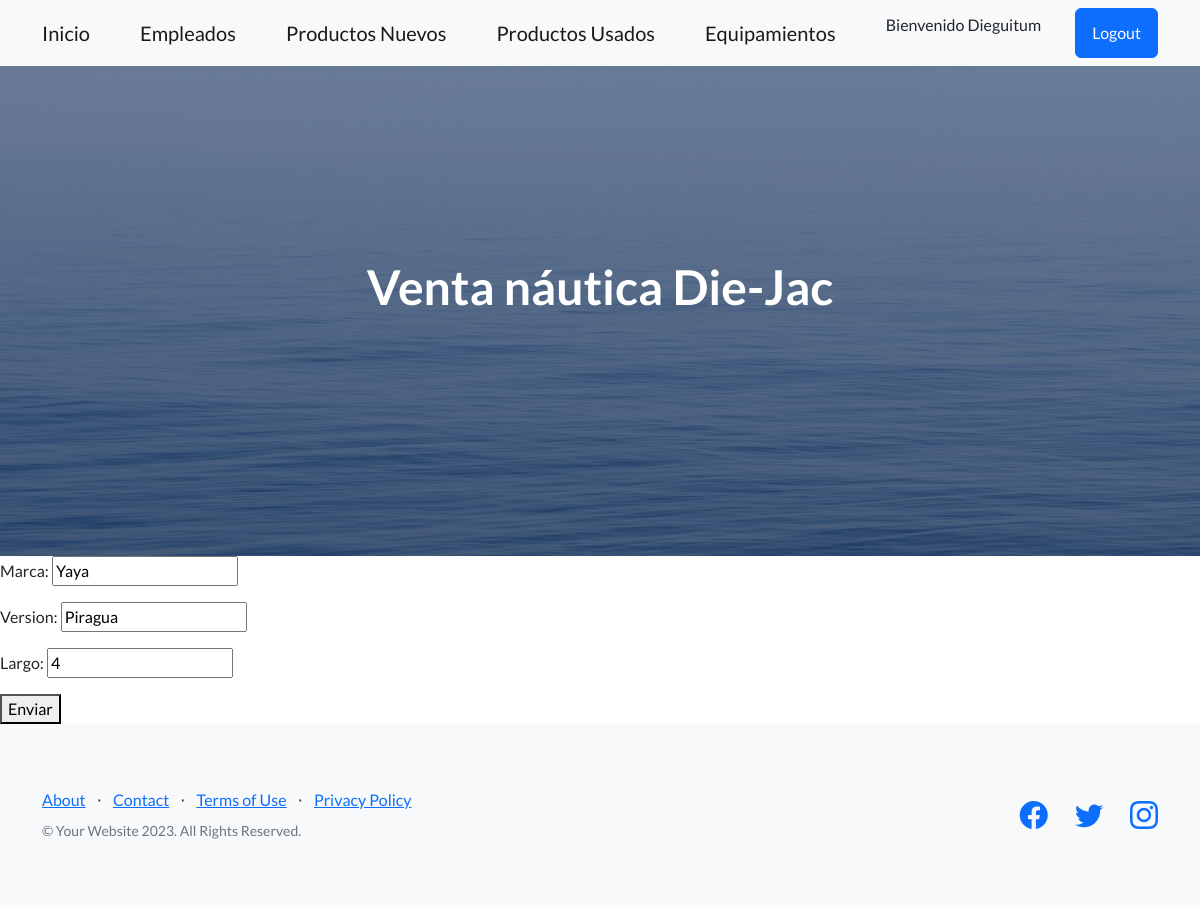
The page /AppProyectoFinal/ActualizaProductosUsados/1 (signed in) on the database its author committed.
### AppProyectoFinal/models.py (models this page shows, shortened)
class ProductosUsados(models.Model):
    marca = models.CharField(max_length=50)
    version = models.CharField(max_length=50)
    largo = models.IntegerField()

### AppProyectoFinal/views.py (the view)
# urls.py: path('ActualizaProductosUsados/<pk>', ProductosUsadosUpdate.as_view(), name='ActualizarProductosUsados'),
class ProductosUsadosUpdate(LoginRequiredMixin, UpdateView):
    model = ProductosUsados
    template_name = "ProductosUsados_update.html"
    fields = ("__all__")
    success_url = "/AppProyectoFinal/"
    context_object_name = "ProductosUsados"

### AppProyectoFinal/templates/ProductosUsados_update.html
{% extends 'padre.html' %}
{% block ContenidoQueCambia %}
    <form action="{% url 'ActualizarProductosUsados' ProductosUsados.id %}" method="post">{% csrf_token %}
        {{form.as_p}}
        <button type="submit">Enviar</button>
    </form>
{% endblock ContenidoQueCambia %}

### AppProyectoFinal/templates/Padre.html (shortened to what this page needs)
<!DOCTYPE html>
<html lang="en">
    <head>
        {% load static %}
        <link href="https://cdn.jsdelivr.net/npm/bootstrap-icons@1.5.0/font/bootstrap-icons.css" rel="stylesheet" type="text/css" />
        <link href="{% static 'css/styles.css' %}" rel="stylesheet" />
    </head>
    <body>
        <nav class="navbar navbar-light bg-light static-top">
            <div class="container">
                <a class="navbar-brand" href="{% url 'inicio' %}">Inicio</a>
                <a class="navbar-brand" href="{% url 'listaEmpleados' %}">Empleados</a>
                <a class="navbar-brand" href="{% url 'ListaProductosNuevos' %}">Productos Nuevos</a>
                <a class="navbar-brand" href="{% url 'ListaProductosUsados' %}">Productos Usados</a>
                <a class="navbar-brand" href="{% url 'ListaEquipamiento' %}">Equipamientos</a>
                {% if user.is_authenticated %}
                    <p>Bienvenido {{user.username}}</p>
                    <a class="btn btn-primary" href="{% url 'Logout' %}">Logout</a>
                {% else %}
                    <a class="btn btn-primary" href="{% url 'Login' %}">Login</a>
                {% endif %}
            </div>
        </nav>
        <header class="masthead">
            <div class="container position-relative">
                <div class="row justify-content-center">
                    <div class="col-xl-6">
                        <div class="text-center text-white">
                            <h1 class="mb-5">Venta náutica Die-Jac</h1>
                        </div>
                    </div>
                </div>
            </div>
        </header>
        {% block ContenidoQueCambia %}
        {% endblock ContenidoQueCambia %}
        <footer class="footer bg-light">
            <div class="container">
                <div class="row">
                    <div class="col-lg-6 h-100 text-center text-lg-start my-auto">
                        <ul class="list-inline mb-2">
                            <li class="list-inline-item"><a href="#!">About</a></li>
                            <li class="list-inline-item">⋅</li>
                            <li class="list-inline-item"><a href="#!">Contact</a></li>
                            <li class="list-inline-item">⋅</li>
                            <li class="list-inline-item"><a href="#!">Terms of Use</a></li>
                            <li class="list-inline-item">⋅</li>
                            <li class="list-inline-item"><a href="#!">Privacy Policy</a></li>
                        </ul>
                        <p class="text-muted small mb-4 mb-lg-0">&copy; Your Website 2023. All Rights Reserved.</p>
                    </div>
                    <div class="col-lg-6 h-100 text-center text-lg-end my-auto">
                        <ul class="list-inline mb-0">
                            <li class="list-inline-item me-4">
                                <a href="#!"><i class="bi-facebook fs-3"></i></a>
                            </li>
                            <li class="list-inline-item me-4">
                                <a href="#!"><i class="bi-twitter fs-3"></i></a>
                            </li>
                            <li class="list-inline-item">
                                <a href="#!"><i class="bi-instagram fs-3"></i></a>
                            </li>
                        </ul>
                    </div>
                </div>
            </div>
        </footer>
    </body>
</html>

### rows shown on the page
ProductosUsados: marca "Yaya", version "Piragua", largo "4"

### other values the page prints
{{ user.username }} "Dieguitum"
